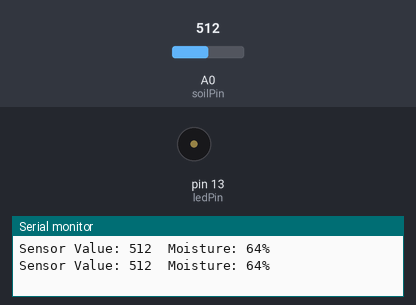
The sketch below on a simulated Arduino Uno, built with avr-gcc and run on an emulated ATmega328P. Shown: buzzer (waves = sounding), the last lines printed to the serial monitor. The test bench sets the inputs (shaded band); at power-on: A0 (soilPin) = 512.

Above: at 1.8 s.
1.9 s: A0 (soilPin) set to 702
3.4 s: A0 (soilPin) set to 720
At 4.4 s:
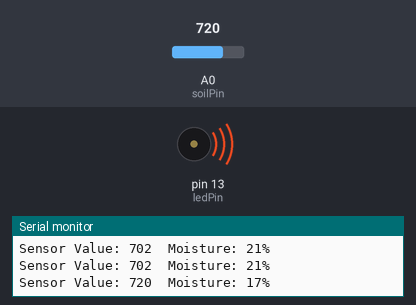
Timing chart, 0 to 6.4 s (numbered marks = the images above; inputs shaded):
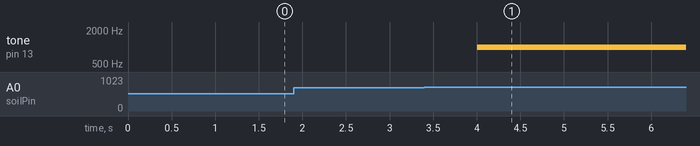

The sketch:

frantic_juttuli1.ino
```cpp
const int soilPin = A0;
const int ledPin = 13;
const int buzzerPin = 13;
const int dryValue = 800;
const int wetValue = 350;
const int moistureThreshold = 20;
void setup() {
  Serial.begin(9600);
  pinMode(ledPin, OUTPUT);
  pinMode(buzzerPin, OUTPUT);
  digitalWrite(ledPin, LOW);
  digitalWrite(buzzerPin, LOW);
}
void loop() {
  int sensorValue = analogRead(soilPin);
  int moisture = map(sensorValue, dryValue, wetValue, 0, 100);
  moisture = constrain(moisture, 0, 100);
  Serial.print("Sensor Value: ");
  Serial.print(sensorValue);
  Serial.print("  Moisture: ");
  Serial.print(moisture);
  Serial.println("%");
  if (moisture < moistureThreshold) {
    digitalWrite(ledPin, HIGH);
    tone(buzzerPin, 1000);
  } else {
    digitalWrite(ledPin, LOW);
    noTone(buzzerPin);
  }
  delay(1000);
}
```

Measured:
- the behaviour switches between 710 and 711 on A0 (soilPin) (found by bisection; images 0 and 1)
- after the input at 3.4 s, tone on pin 13 (ledPin): silent → 1000 Hz after 0.60 s
